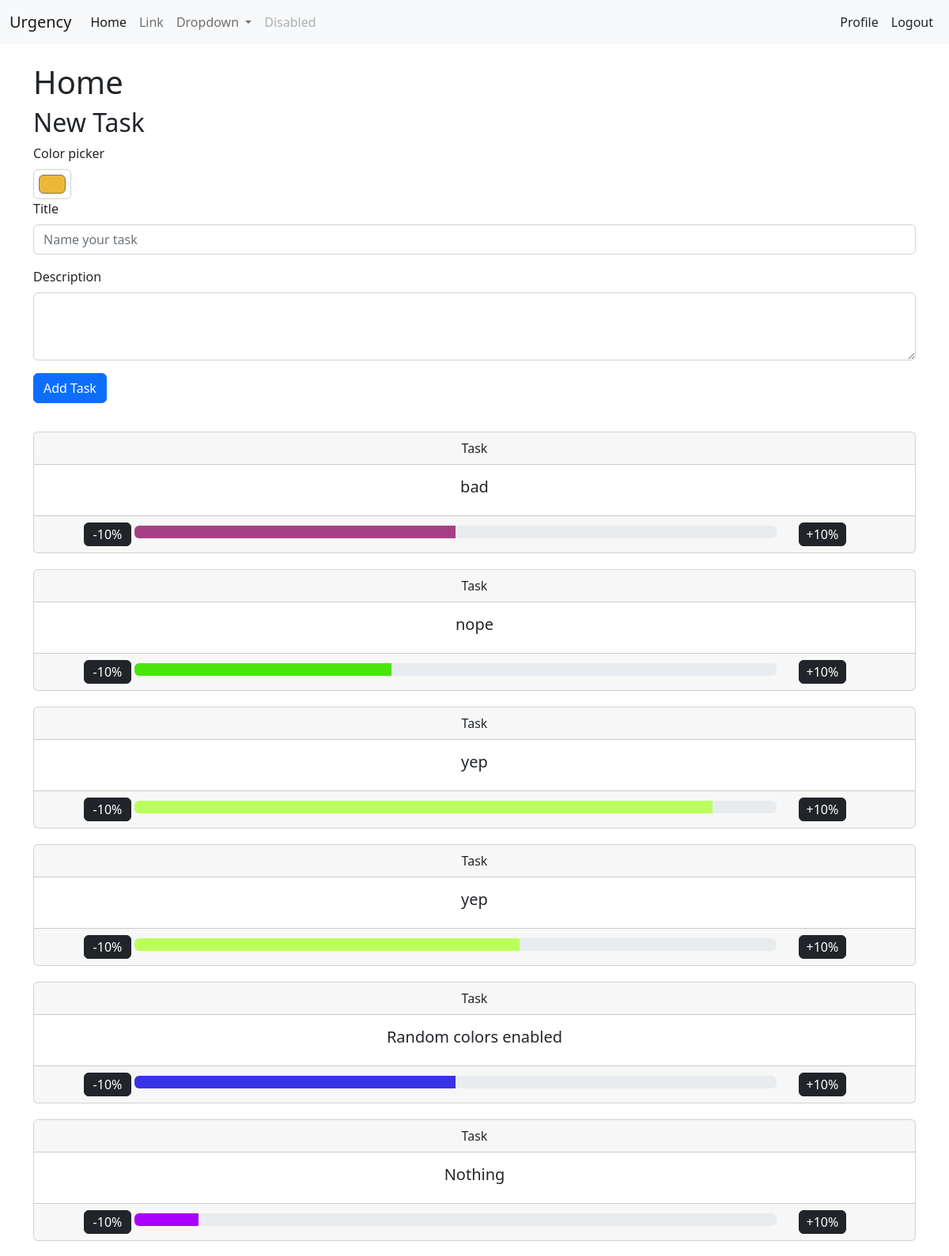
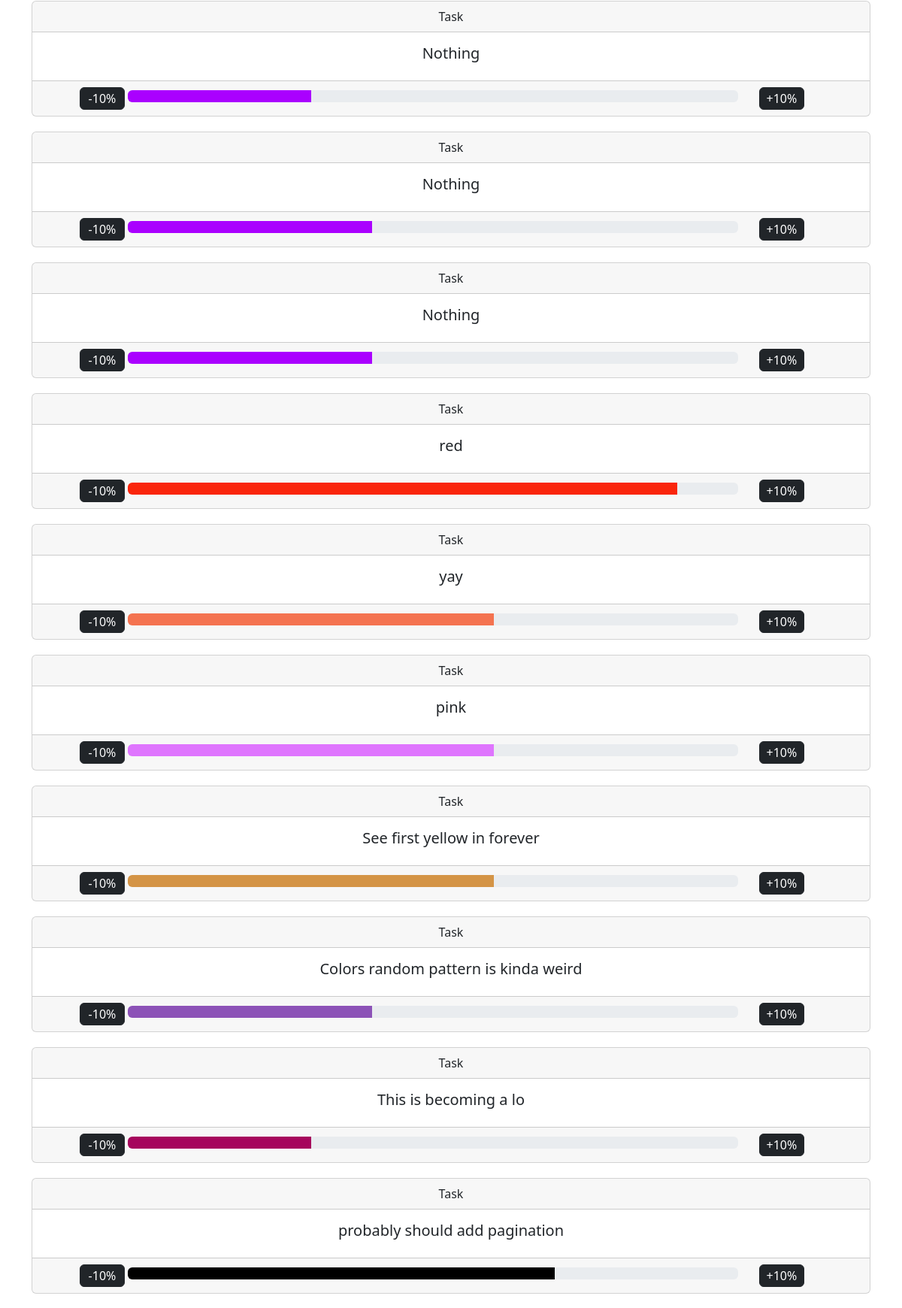
The app's page / (signed in, upper part) with its own data (2 pictures, top to bottom).
### base/models.py (models this page shows, shortened)
class Task(models.Model):
    title = models.CharField(max_length=120)
    description = models.CharField(max_length=240, blank=True)
    due = models.DateField(blank=True, null=True)
    due_time = models.TimeField(blank=True, null=True)
    progress = models.IntegerField(default=0)
    color = models.CharField(max_length=9, default="#aa00ff")
    user = models.ForeignKey(User, on_delete=models.CASCADE, null=True)
    class Meta:
        ordering = ['-id']

### base/views.py (the view, shortened to what this page needs)
# urls.py: path('', index, name="home"),
@login_required
def index(request):
    context = {
        'tasks': Task.objects.all()
    }
    return render(request, "base/home.html", context)

### base/templates/base/home.html (shortened to what this page needs)
{% extends 'base/base.html' %}
{% block content %}
    <h1>Home</h1>
    <form method="POST">
        <h2>New Task</h2>
        <div class="mb-3">
            <label for="exampleColorInput" class="form-label">Color picker</label>
            <input type="color" class="form-control form-control-color" id="exampleColorInput" value="#aa00ff" title="Choose your color" name="color">
            <label for="exampleFormControlInput1" class="form-label">Title</label>
            <input type="text" class="form-control" id="exampleFormControlInput1" placeholder="Name your task" name="taskTitle">
          </div>
          <div class="mb-3">
            <label for="exampleFormControlTextarea1" class="form-label">Description</label>
            <textarea class="form-control" id="exampleFormControlTextarea1" rows="3" name="taskDescription"></textarea>
          </div>
          <div class="mb-3">
            <button type="submit" class="btn btn-primary">Add Task</button>
          </div>
    </form>
    {% for task in tasks %}
    {% if task.user == request.user %}
        <div style="width: 20px; height: 20px;"></div>
        <div class="card text-center">
            <div class="card-header">
            {% if task.due %}
                {{ task.due }} {{ task.due_time }}
                {% else %}
                Task
            {% endif %}
            </div>
            <div class="card-body">
            <h5 class="card-title">{{ task.title }}</h5>
            </div>
            <div class="card-footer text-muted">
                <div style="display: inline-block;">
                    <button class="btn btn-dark progressbutton" style="width: 60px; padding: 2px;" will-increase="0" data-catid="{{ task.id }}">-10%</button>
                </div>
                <div style="display: inline-block; width: 75%;">
                    <div class="progress">
                        <div style="
                            width: {{ task.progress }}%;
                            background: {{ task.color }};
                            "
                            class="progress-bar"
                            role="progressbar"
                            aria-label="Default striped example"
                            aria-valuenow="{{ task.progress }}"
                            aria-valuemin="0"
                            aria-valuemax="100"
                            id="progressbar-{{ task.id }}">
                        </div>
                    </div>
                </div>
                <div style="display: inline-block; width: 10%;">
                    <button class="btn btn-dark progressbutton" style="width: 60px; padding: 2px;" will-increase="1" data-catid="{{ task.id }}">+10%</button>
                </div>
            </div>
        </div>
    {% endif %}
    {% endfor %}
{% endblock content %}

### records on screen
Task: shows "Task", title "bad", {{ task.id }} 60 (drawn), progress 50 (drawn)
Task: shows "Task", title "nope", progress 40 (drawn)
Task: shows "Task", title "yep", progress 90 (drawn)
Task: shows "Task", title "yep", progress 60 (drawn)
Task: shows "Task", title "Random colors enabled", progress 50 (drawn)
Task: shows "Task", title "Nothing", progress 10 (drawn)
Task: shows "Task", title "Nothing", progress 30 (drawn)
Task: shows "Task", title "Nothing", progress 40 (drawn)
Task: shows "Task", title "Nothing", progress 40 (drawn)
Task: shows "Task", title "red", progress 90 (drawn)
Task: shows "Task", title "yay", progress 60 (drawn)
Task: shows "Task", title "pink", progress 60 (drawn)
Task: shows "Task", title "See first yellow in forever", progress 60 (drawn)
Task: shows "Task", title "Colors random pattern is kinda weird", progress 40 (drawn)
Task: shows "Task", title "This is becoming a lo", progress 30 (drawn)
Task: shows "Task", title "probably should add pagination", progress 70 (drawn)
